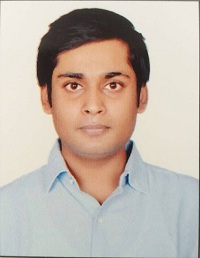
#> input picture NewBoston/PillowImages/myface1.jpg, 200 x 258 px
$ python basicTransformation.py
#> lines starting #> are read from the running program, lines starting #| are printed output that depends on the picture
from PIL import Image

img = Image.open("myface1.jpg")
#> img is the input picture: PIL image 200x258 RGB; mean R, G, B 194.1, 182.3, 171.6
square_img = img.resize((150, 150))
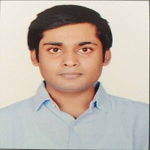
#> square_img: PIL image 150x150 RGB; mean R, G, B 194.2, 182.4, 171.7
flip_img = img.transpose(Image.FLIP_TOP_BOTTOM)
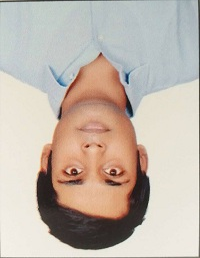
#> flip_img: PIL image 200x258 RGB; mean R, G, B 194.1, 182.3, 171.6
spin_img = img.transpose(Image.ROTATE_90)
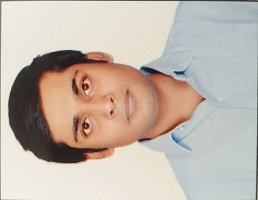
#> spin_img: PIL image 258x200 RGB; mean R, G, B 194.1, 182.3, 171.6

img.show()
square_img.show()
flip_img.show()
spin_img.show()
